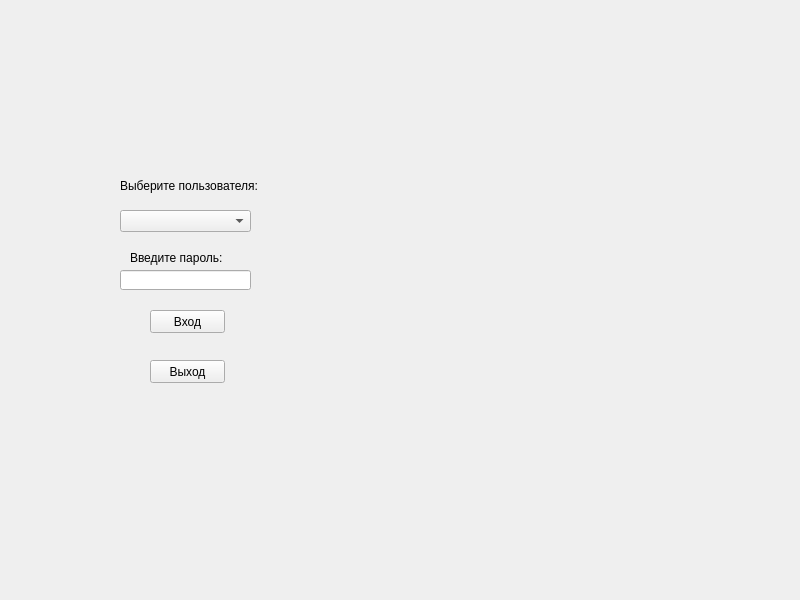
<?xml version="1.0" encoding="UTF-8"?>
<ui version="4.0">
 <class>MainMenu</class>
 <widget class="QWidget" name="MainMenu">
  <property name="geometry">
   <rect>
    <x>0</x>
    <y>0</y>
    <width>800</width>
    <height>600</height>
   </rect>
  </property>
  <property name="windowTitle">
   <string>MainMenu</string>
  </property>
  <widget class="QComboBox" name="loginChoice">
   <property name="geometry">
    <rect>
     <x>120</x>
     <y>210</y>
     <width>131</width>
     <height>22</height>
    </rect>
   </property>
  </widget>
  <widget class="QPushButton" name="exitButton">
   <property name="geometry">
    <rect>
     <x>150</x>
     <y>360</y>
     <width>75</width>
     <height>23</height>
    </rect>
   </property>
   <property name="text">
    <string>Выход</string>
   </property>
  </widget>
  <widget class="QLineEdit" name="passwordEnter">
   <property name="geometry">
    <rect>
     <x>120</x>
     <y>270</y>
     <width>131</width>
     <height>20</height>
    </rect>
   </property>
  </widget>
  <widget class="QPushButton" name="enterButton">
   <property name="geometry">
    <rect>
     <x>150</x>
     <y>310</y>
     <width>75</width>
     <height>23</height>
    </rect>
   </property>
   <property name="text">
    <string>Вход</string>
   </property>
  </widget>
  <widget class="QLabel" name="label">
   <property name="geometry">
    <rect>
     <x>120</x>
     <y>170</y>
     <width>151</width>
     <height>31</height>
    </rect>
   </property>
   <property name="text">
    <string>Выберите пользователя:</string>
   </property>
  </widget>
  <widget class="QLabel" name="label_2">
   <property name="geometry">
    <rect>
     <x>130</x>
     <y>250</y>
     <width>111</width>
     <height>16</height>
    </rect>
   </property>
   <property name="text">
    <string>Введите пароль:</string>
   </property>
  </widget>
 </widget>
 <layoutdefault spacing="6" margin="11"/>
 <resources/>
 <connections/>
</ui>
